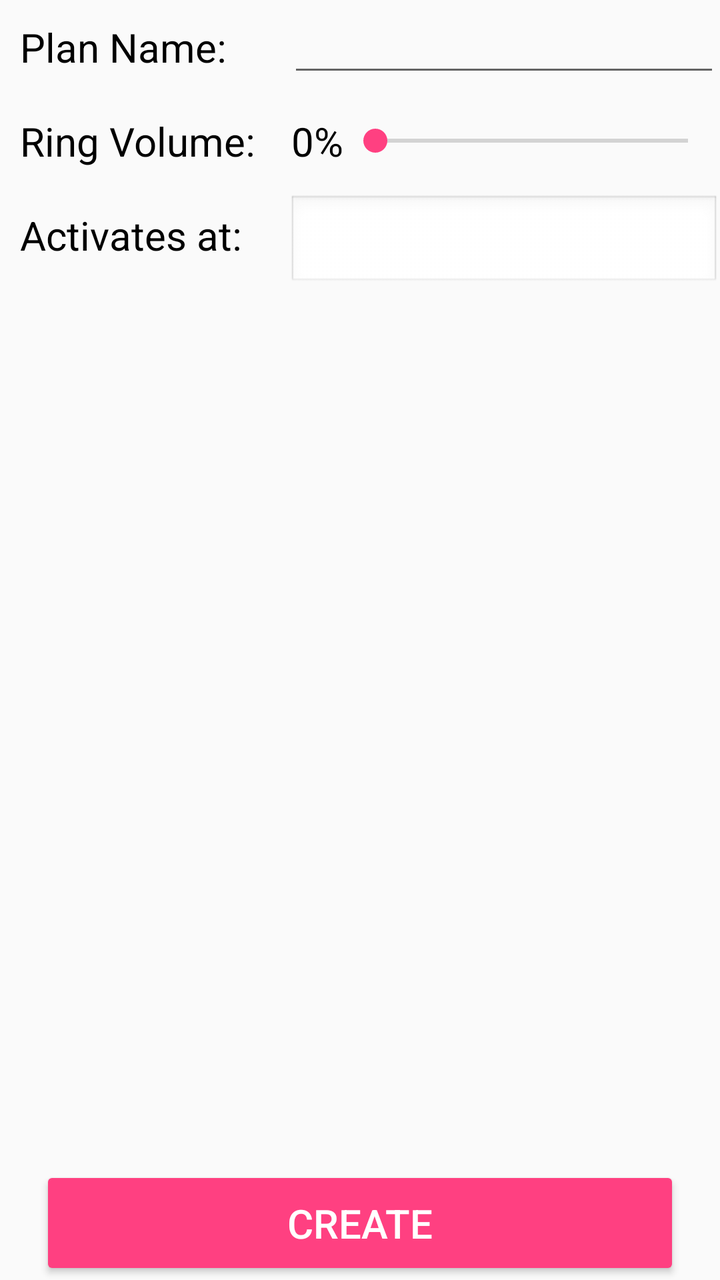
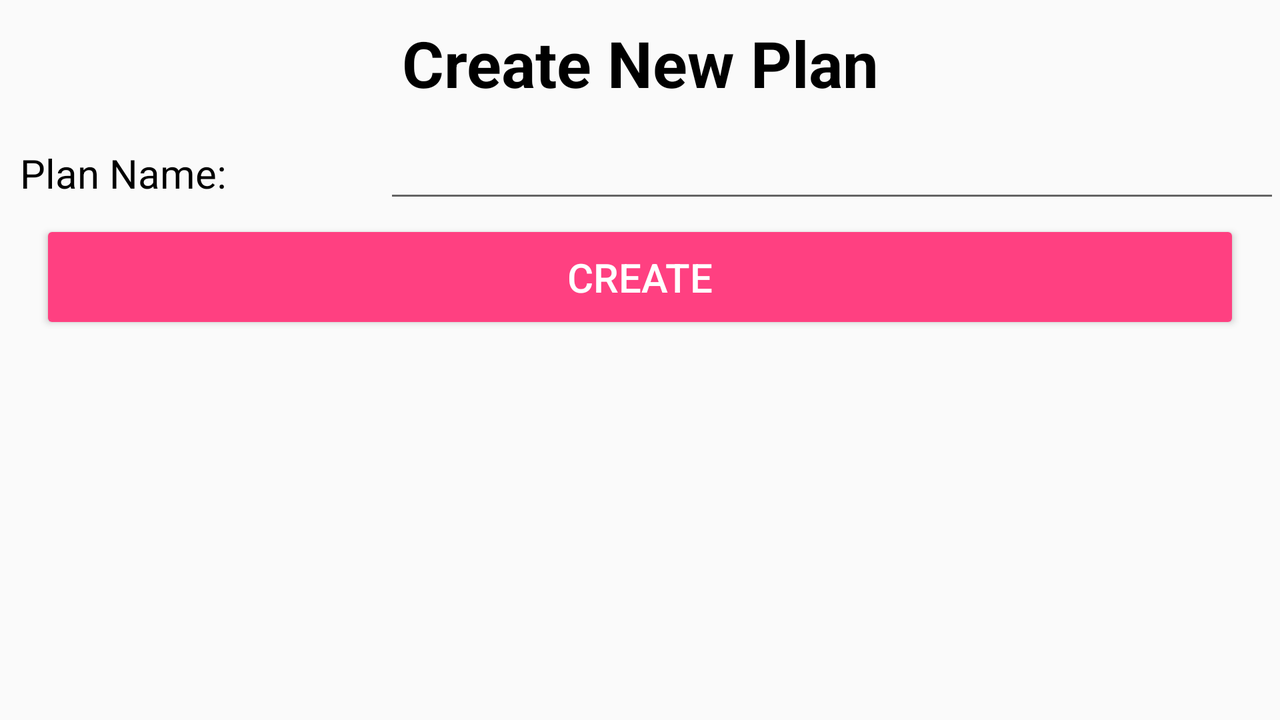

First picture: res/layout/ on a phone held upright. Second picture: the repository's own variant of that layout, on a device whose configuration matches the variant's folder. Source for both follows.
<!-- AndroidManifest.xml: application theme AppTheme -->
<!-- res/layout/activity_create_new_plan.xml -->
<?xml version="1.0" encoding="utf-8"?>
<FrameLayout xmlns:android="http://schemas.android.com/apk/res/android"
    android:layout_width="match_parent"
    android:layout_height="match_parent">
<LinearLayout xmlns:android="http://schemas.android.com/apk/res/android"
    android:layout_width="match_parent"
    android:layout_height="match_parent"
    android:orientation="vertical" >
    <LinearLayout xmlns:android="http://schemas.android.com/apk/res/android"
        android:layout_width="match_parent"
        android:layout_height="wrap_content"
        android:orientation="horizontal" >
        <TextView android:id="@+id/planNameLabel"
            android:layout_width="match_parent"
            android:layout_height="wrap_content"
            android:text="@string/planNameLabel"
            android:textColor="#000000"
            android:textStyle="normal"
            android:textSize="20sp"
            android:padding="10sp"
            android:gravity="left"
            android:layout_weight="6"/>
        <EditText android:id="@+id/planNameInput"
            android:layout_width="match_parent"
            android:layout_height="wrap_content"
            android:inputType="text"
            android:layout_weight="4"/>
    </LinearLayout>
    <LinearLayout xmlns:android="http://schemas.android.com/apk/res/android"
        android:layout_width="match_parent"
        android:layout_height="wrap_content"
        android:orientation="horizontal">
        <TextView android:id="@+id/ringVolumeLabel"
            android:layout_width="match_parent"
            android:layout_height="wrap_content"
            android:text="@string/ring_volume"
            android:textColor="#000000"
            android:textStyle="normal"
            android:textSize="20sp"
            android:padding="10sp"
            android:layout_weight="5"/>
        <TextView android:id="@+id/ringPercentDisplay"
            android:layout_width="wrap_content"
            android:layout_height="wrap_content"
            android:text="@string/RingVolumePercent"
            android:textColor="#000000"
            android:textStyle="normal"
            android:textSize="20sp" />
        <SeekBar android:id="@+id/ringVolumeInput"
            android:layout_width="match_parent"
            android:layout_height="wrap_content"
            android:layout_gravity="center_vertical"
            android:layout_weight="4"
            android:max="100"/>
    </LinearLayout>
    <LinearLayout xmlns:android="http://schemas.android.com/apk/res/android"
        android:layout_width="match_parent"
        android:layout_height="wrap_content"
        android:orientation="horizontal" >
        <TextView android:id="@+id/startTimeLabel"
            android:layout_width="match_parent"
            android:layout_height="wrap_content"
            android:text="@string/activates_at"
            android:textColor="#000000"
            android:textStyle="normal"
            android:textSize="20sp"
            android:padding="10sp"
            android:gravity="left"
            android:layout_weight="6"/>
        <TextView android:id="@+id/startTimeInput"
            android:layout_width="match_parent"
            android:layout_height="wrap_content"
            android:gravity="left"
            android:layout_weight="4"
            android:textSize="20sp"
            android:background="@android:drawable/edit_text"/>
    </LinearLayout>
    <RelativeLayout xmlns:android="http://schemas.android.com/apk/res/android"
        android:layout_width="match_parent"
        android:layout_height="match_parent">
        <Button android:id="@+id/completeCreatePlan"
            android:layout_width="match_parent"
            android:layout_height="wrap_content"
            android:text="@string/CompleteCreateButton"
            android:textSize="20sp"
            android:padding="15sp"
            android:layout_marginLeft="20sp"
            android:layout_marginRight="20sp"
            android:textColor="#FFFFFF"
            android:gravity="center"
            android:layout_alignParentBottom="true"/>
    </RelativeLayout>
</LinearLayout>
    <TimePicker android:id="@+id/startTimePicker"
        android:layout_width="match_parent"
        android:layout_height="match_parent"
        android:visibility="gone"
        android:background="#F9F9F9">
        <Button android:id="@+id/pickTimeConfirm"
            android:layout_width="wrap_content"
            android:layout_height="wrap_content"
            android:text="@string/ok"
            android:textSize="20sp"
            android:padding="15sp"
            android:layout_marginBottom="50sp"
            android:textColor="#FFFFFF"
            android:gravity="center"
            android:layout_gravity="bottom|center" />
    </TimePicker>
</FrameLayout>
<!-- resources referenced by this layout -->
<resources>
  <string name="CompleteCreateButton">Create</string>
  <string name="RingVolumePercent">0%</string>
  <string name="activates_at">Activates at:</string>
  <string name="ok">OK</string>
  <string name="planNameLabel">Plan Name:</string>
  <string name="ring_volume">Ring Volume:</string>
  <style name="AppTheme" parent="Theme.AppCompat.Light.DarkActionBar">
          
          <item name="colorPrimary">@color/colorPrimary</item>
          <item name="colorPrimaryDark">@color/colorPrimaryDark</item>
          <item name="colorAccent">@color/colorAccent</item>
          <item name="android:buttonStyle">@style/Button</item>
      </style>
  <color name="colorPrimary">#3CB924</color>
  <color name="colorPrimaryDark">#258113</color>
  <color name="colorAccent">#FF4081</color>
  <style name="Button" parent="Widget.AppCompat.Button.Colored">
          <item name="colorButtonNormal">@color/colorPrimary</item>
      </style>
</resources>
<!-- res/layout-land/activity_create_new_plan.xml (the repository's variant of the layout above) -->
<!-- drawn on the phone turned sideways -->
<?xml version="1.0" encoding="utf-8"?>
<LinearLayout xmlns:android="http://schemas.android.com/apk/res/android"
    android:layout_width="match_parent"
    android:layout_height="match_parent"
    android:orientation="vertical" >
    <TextView android:id="@+id/header"
        android:layout_width="match_parent"
        android:layout_height="wrap_content"
        android:text="@string/createNewPlanText"
        android:textColor="#000000"
        android:textStyle="bold"
        android:textSize="32sp"
        android:padding="10sp"
        android:gravity="center"/>
    <LinearLayout xmlns:android="http://schemas.android.com/apk/res/android"
        android:layout_width="match_parent"
        android:layout_height="wrap_content"
        android:orientation="horizontal" >
        <TextView android:id="@+id/planNameLabel"
            android:layout_width="match_parent"
            android:layout_height="wrap_content"
            android:text="@string/planNameLabel"
            android:textColor="#000000"
            android:textStyle="normal"
            android:textSize="20sp"
            android:padding="10sp"
            android:gravity="left"
            android:layout_weight="0.7"/>
        <EditText android:id="@+id/planNameInput"
            android:layout_width="match_parent"
            android:layout_height="wrap_content"
            android:inputType="text"
            android:layout_weight="0.3"/>
    </LinearLayout>
    <Button android:id="@+id/completeCreatePlan"
        android:layout_width="match_parent"
        android:layout_height="wrap_content"
        android:text="@string/CompleteCreateButton"
        android:textSize="20sp"
        android:padding="15sp"
        android:layout_marginLeft="20sp"
        android:layout_marginRight="20sp"
        android:textColor="#FFFFFF"
        android:gravity="center" />
</LinearLayout>
<!-- resources referenced by the variant -->
<!-- as the phone turned sideways resolves them -->
<resources>
  <string name="CompleteCreateButton">Create</string>
  <string name="createNewPlanText">Create New Plan</string>
  <string name="planNameLabel">Plan Name:</string>
  <style name="AppTheme" parent="Theme.AppCompat.Light.DarkActionBar">
          
          <item name="colorPrimary">@color/colorPrimary</item>
          <item name="colorPrimaryDark">@color/colorPrimaryDark</item>
          <item name="colorAccent">@color/colorAccent</item>
          <item name="android:buttonStyle">@style/Button</item>
      </style>
  <color name="colorPrimary">#3CB924</color>
  <color name="colorPrimaryDark">#258113</color>
  <color name="colorAccent">#FF4081</color>
  <style name="Button" parent="Widget.AppCompat.Button.Colored">
          <item name="colorButtonNormal">@color/colorPrimary</item>
      </style>
</resources>
